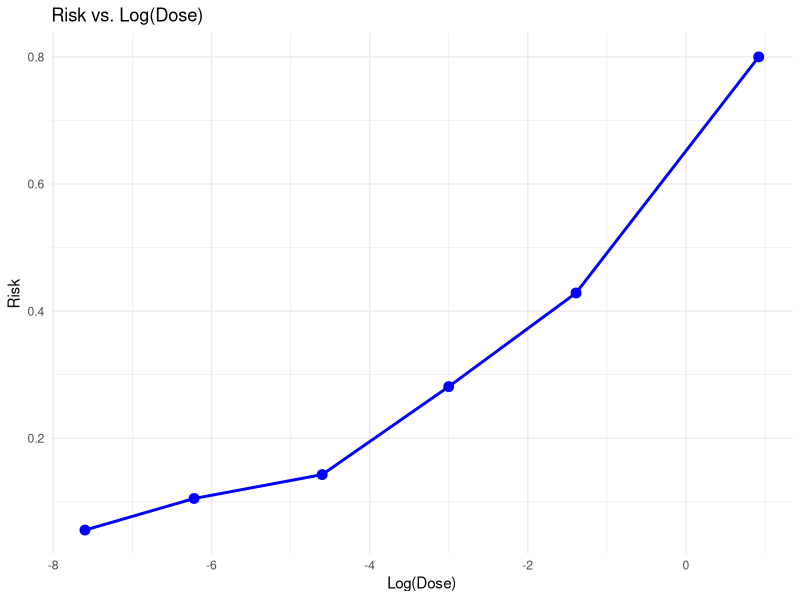
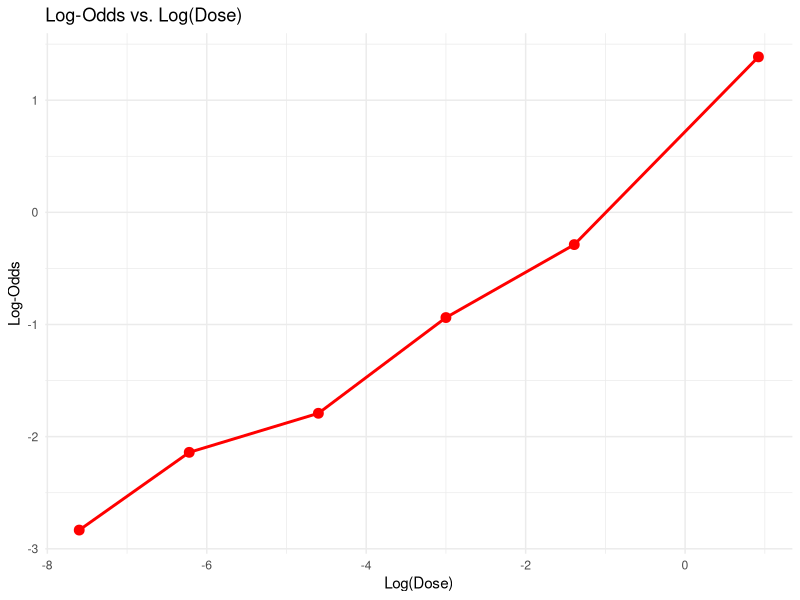

Generate these figures, in order, with R:
library("knitr")
library("ggplot2")
library("dplyr")


# Data
log_dose <- c(-7.60, -6.22, -4.60, -3.00, -1.39, 0.92)
tumor_count <- c(1, 2, 4, 9, 12, 32)
no_tumor_count <- c(17, 17, 24, 23, 16, 8)
total_count <- tumor_count + no_tumor_count

# Compute risk (probability of tumor)
risk <- tumor_count / total_count

# Compute log-odds
log_odds <- log(risk / (1 - risk))

# Create a data frame
data <- data.frame(
  log_dose = log_dose,
  risk = risk,
  log_odds = log_odds
)

# Plot risk vs. log(dose)
ggplot(data, aes(x = log_dose, y = risk)) +
  geom_line(color = "blue", size = 1) +
  geom_point(color = "blue", size = 3) +
  ggtitle("Risk vs. Log(Dose)") +
  xlab("Log(Dose)") +
  ylab("Risk") +
  theme_minimal()

# Plot log-odds vs. log(dose)
ggplot(data, aes(x = log_dose, y = log_odds)) +
  geom_line(color = "red", size = 1) +
  geom_point(color = "red", size = 3) +
  ggtitle("Log-Odds vs. Log(Dose)") +
  xlab("Log(Dose)") +
  ylab("Log-Odds") +
  theme_minimal()

